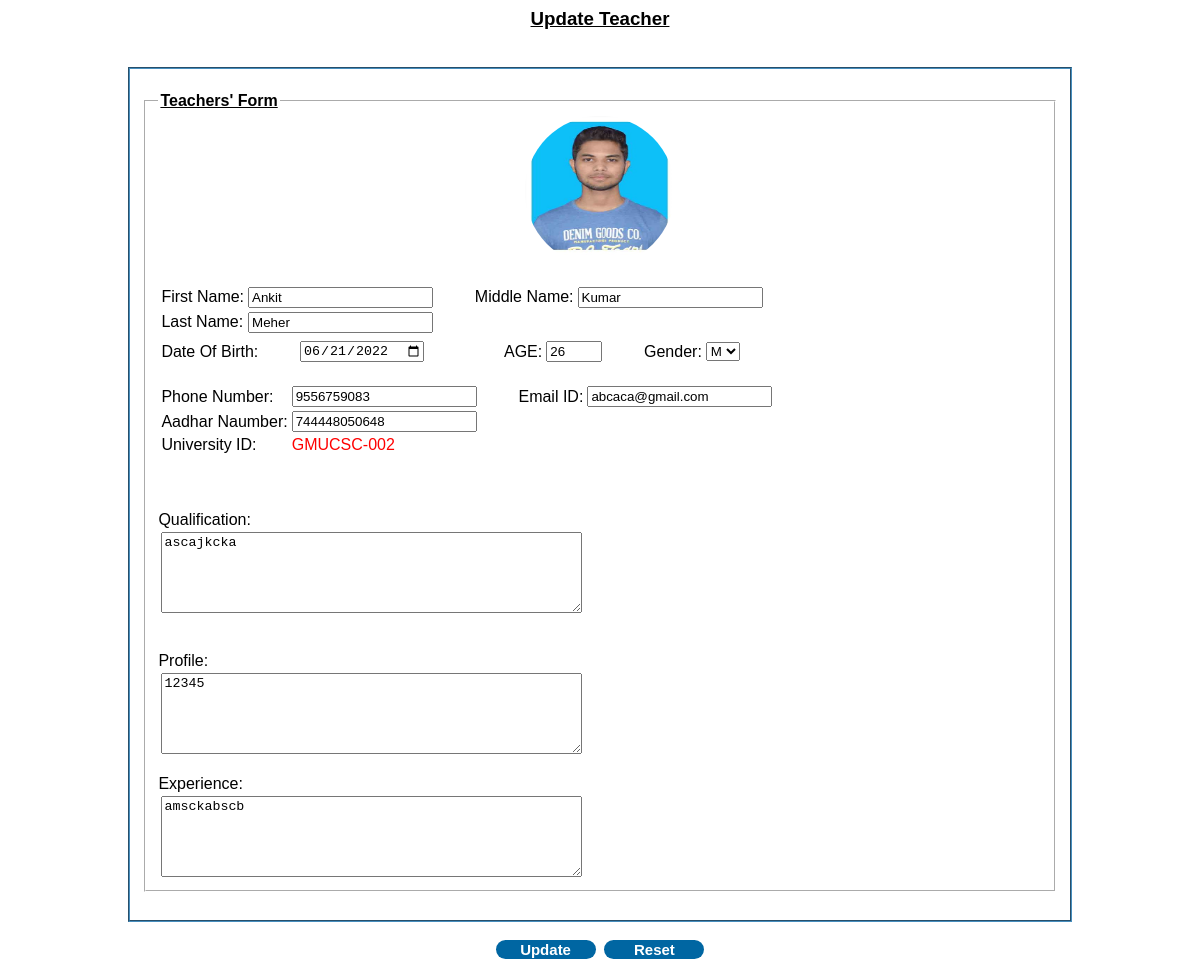
Screenshot of /editTeacher.php?id=GMUCSC-002 (signed in) with the database file from the repository.
### tables this page shows
CREATE TABLE `teacherinfo` (
  `id` int(11) NOT NULL,
  `fn` varchar(50) NOT NULL,
  `mn` varchar(50) DEFAULT NULL,
  `ln` varchar(50) NOT NULL,
  `gender` enum('M','F','O') NOT NULL,
  `dob` date NOT NULL,
  `phnum` varchar(13) NOT NULL,
  `email` varchar(30) NOT NULL,
  `aadhar` varchar(13) NOT NULL,
  `age` int(3) NOT NULL,
  `ql` varchar(200) NOT NULL,
  `uid` varchar(20) NOT NULL,
  `exp` varchar(200) NOT NULL,
  `profile` varchar(200) NOT NULL
);

### editTeacher.php (the view, shortened to what this page needs)
<?php
    $uid = $_SESSION['uid'];
    if(isset($_GET['id'])) $uid = $_GET['id'];
    $conn = mysqli_connect("localhost","root","","collegemanagement");
    if(isset($_SESSION['uid'])){
        $query="SELECT * FROM teacherinfo  WHERE uid='".$uid."'";
        $query_run=mysqli_query($conn,$query);
        if(mysqli_num_rows($query_run)>0)
        {
            foreach($query_run as $row)
            {
                $selected=$row['gender'];
                ?>
                <head>
 </head>
 <body>
    <div>
                <form action="connectTeacher.php?id=<?php echo $uid;?>" method="post">
                <CENTER><B><h3><u>Update Teacher</u></h3></B></CENTER>
            <BR>
            <fieldset style='border-color: rgba(70, 142, 190, 1);'>
            <br>
            <FIELDSET style='border-color: white;'>
                <LEGEND><B><u>Teachers' Form</u></B></LEGEND>
                <center><?php
                echo "<img src='upload-images/teacher/".$uid.".jpg' alt='Image Not Found' style='clip-path:circle();' height='150px' width='150px'>";
                ?>
                </center>
                <br>
                    <TABLE>
                        <tr>
                            <TD>First Name:</TD>
                            <TD><INPUT TYPE="TEXT" NAME="fn" SIZE="20" required value="<?= $row['fn'];?>"></TD>
                            <TD STYLE="TEXT-INDENT:1CM">Middle Name:</TD>
                            <TD><INPUT TYPE="TEXT" NAME="mn" SIZE="20"  value="<?= $row['mn'];?>"></TD>
                        </tr>
                        <tr>
                            <TD>Last Name:</TD>
                            <TD><INPUT TYPE="TEXT" NAME="ln" SIZE="20" required value="<?= $row['ln'];?>"></TD>
                        </tr>
                        <tr>
                            <table>
                                <tr>
                                    <TD>Date Of Birth:</TD>
                                    <TD STYLE="TEXT-INDENT:1CM"><INPUT TYPE="DATE"  required NAME="dob" SIZE="20" value="<?= $row['dob'];?>"></TD>
                                    <td STYLE="TEXT-INDENT:2CM">AGE:</td>
                                    <td><input type="number" min="20" max="65" name="age" size="3" required value="<?= $row['age'];?>"></td>
                                    <TD STYLE="TEXT-INDENT:1CM">Gender:</TD>
                                    <TD>
                                    <?php
                                        $options=array('M','F','O');
                                        echo "<select name='gender' type='dropdown'  required>";
                                        foreach($options as $option){
                                            if($selected==$option) echo "<option selected='selected' value='$option'>$option</option>";
                                            else echo"<option value='$option'>$option</option>";
                                        }
                                            echo"</select>";
                                    ?>
                                    </td>
                                </tr>
                            </table>
                        </tr>
                    </table>
                    <br>
                    <table>
                        <tr>
                            <td>Phone Number: </td>
                            <td><input type="text" name="pn"  required value="<?= $row['phnum'];?>"></td>
                            <td STYLE="TEXT-INDENT:1CM">Email ID:</td>
                            <td><input type="email" name="email"  required value="<?= $row['email'];?>"></td>
                        </tr>
                        <tr>
                            <td>Aadhar Naumber:</td>
                            <td><input type="number" name="aadhar" size="20" required value="<?= $row['aadhar'];?>"></td>
                        </tr>
                        <tr>
                            <td>University ID:</td>
                            <td><p style='color: red;'><?php echo $row['uid']; ?></p></td>
                        </tr>
                    </table>
                    <br><br>
                    <br>
                    <TABLE>
                        <tr>
                            <td><textarea name="ql" id="" cols="50" rows="5"  required><?php echo $row['ql'] ?></textarea></td>
                        </tr>
                    </TABLE>
                    <br>
                    <br>
                    <table>
                        <tr>
                            <td><TEXTAREA name="profile" COLS="50" ROWS="5"><?php echo $row['profile'] ?></TEXTAREA></td>
                        </tr>
                    </table>
                    <br>
                    <table>
                        <tr>
                            <td><TEXTAREA name="exp" COLS="50" ROWS="5" required><?php echo $row['exp'] ?></TEXTAREA></td>
                        </tr>
                    </table>
            </FIELDSET>
            <br>
            </fieldset>
                        <center>
                            <br>
                            <input type="submit" class='btn' name='update' value='Update'>&nbsp
                            <input type="reset"  class='btn' value="Reset">
                        </center>
                </form></div>
        </body>
            <?php
            }
        }
    }
    else echo "No Record Found";
?>

### editTeacher.php (style rules this page uses)
.btn { background: #0066A2; color: white; border-style: unset; border-color: #0066A2; border-radius: 15px; width: 100px; font: bold 15px arial,sans-serif; text-shadow: none; }
div { margin-left:10%; margin-right:10%; }
body { background-color: rgba(255, 255, 255, 0.58); font-family: 'Franklin Gothic Medium', 'Arial Narrow', Arial, sans-serif; }

### rows the page displays
teacherinfo: fn "Ankit", mn "Kumar", ln "Meher", dob "06/21/2022", age "26", gender "M", pn "9556759083", email "abcaca@gmail.com", aadhar "744448050648", uid "GMUCSC-002", ql "ascajkcka", profile "12345", exp "amsckabscb"
